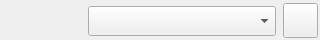
<?xml version="1.0" encoding="UTF-8"?>
<ui version="4.0">
 <class>customComboBox</class>
 <widget class="QWidget" name="customComboBox">
  <property name="geometry">
   <rect>
    <x>0</x>
    <y>0</y>
    <width>320</width>
    <height>40</height>
   </rect>
  </property>
  <property name="minimumSize">
   <size>
    <width>320</width>
    <height>40</height>
   </size>
  </property>
  <property name="maximumSize">
   <size>
    <width>320</width>
    <height>40</height>
   </size>
  </property>
  <property name="windowTitle">
   <string>Form</string>
  </property>
  <widget class="QWidget" name="layoutWidget">
   <property name="geometry">
    <rect>
     <x>0</x>
     <y>0</y>
     <width>319</width>
     <height>42</height>
    </rect>
   </property>
   <layout class="QHBoxLayout" name="mainLayout">
    <item>
     <widget class="QLabel" name="controllerLabel">
      <property name="minimumSize">
       <size>
        <width>80</width>
        <height>40</height>
       </size>
      </property>
      <property name="maximumSize">
       <size>
        <width>80</width>
        <height>40</height>
       </size>
      </property>
      <property name="text">
       <string/>
      </property>
      <property name="alignment">
       <set>Qt::AlignCenter</set>
      </property>
     </widget>
    </item>
    <item>
     <widget class="QComboBox" name="controller">
      <property name="minimumSize">
       <size>
        <width>188</width>
        <height>30</height>
       </size>
      </property>
      <property name="maximumSize">
       <size>
        <width>188</width>
        <height>30</height>
       </size>
      </property>
     </widget>
    </item>
    <item>
     <widget class="QPushButton" name="controllerJudge">
      <property name="minimumSize">
       <size>
        <width>35</width>
        <height>35</height>
       </size>
      </property>
      <property name="maximumSize">
       <size>
        <width>35</width>
        <height>35</height>
       </size>
      </property>
      <property name="text">
       <string/>
      </property>
     </widget>
    </item>
   </layout>
  </widget>
 </widget>
 <resources/>
 <connections/>
</ui>
